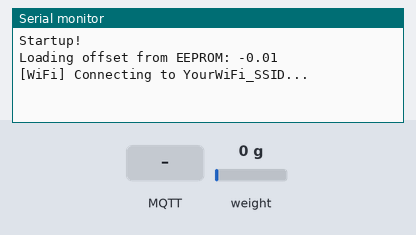
Simulated run of this sketch. Board: ESP8266 (NodeMCU). Parts: the last lines printed to the serial monitor. The test bench sets the inputs (shaded band); at power-on: weight on the scale 0 g. WiFi joins after 1.5 s; servers stay silent unless stated; EEPROM starts erased; no MQTT or app messages arrive unless stated.

Above: at 1.3 s.
1.4 s: weight on the scale set to 100 g
At 2.7 s:
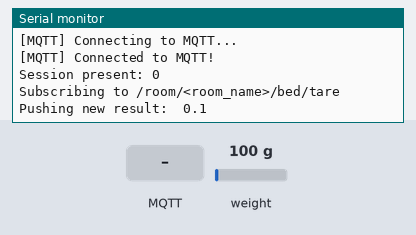
3.1 s: MQTT message "1" arrives on the first subscribed topic
At 3.7 s:
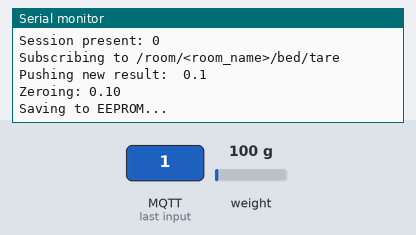
4.6 s: weight on the scale set to 1250 g
At 5.9 s:
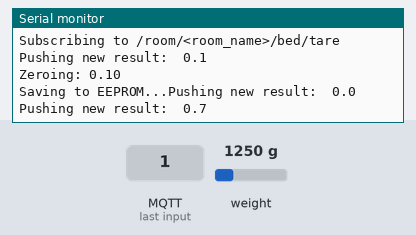
6.1 s: MQTT message "0" arrives on the first subscribed topic
At 7.2 s:
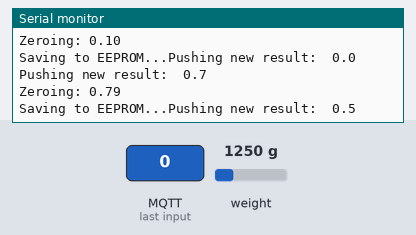
7.6 s: weight on the scale set to 100 g
At 9.8 s:
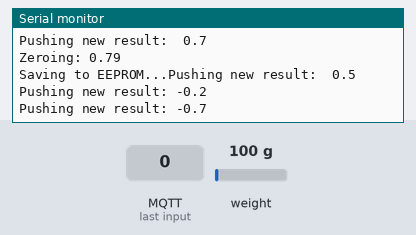

The sketch:

LoadCell.ino
```cpp
// Required Libarys:
// async-mqtt-client:  https://codeload.github.com/marvinroger/async-mqtt-client/zip/master
// ESPAsyncTCP:        https://codeload.github.com/me-no-dev/ESPAsyncTCP/zip/master
// HX711:              https://codeload.github.com/bogde/HX711/zip/master

#include <ESP8266WiFi.h>
#include <EEPROM.h>
#include <Ticker.h>
#include <AsyncMqttClient.h>
#include <HX711.h>
#include <ArduinoOTA.h>
#include "config.h"


HX711 scale(PIN_DOUT, PIN_CLK);

AsyncMqttClient mqttClient;
Ticker mqttReconnectTimer;

WiFiEventHandler wifiConnectHandler;
WiFiEventHandler wifiDisconnectHandler;
Ticker wifiReconnectTimer;

bool firstRun = true;
unsigned char samples;
int sum, average, offset;
char oldResult[10];

void eeWriteInt(int pos, int val) {
    byte* p = (byte*) &val;
    EEPROM.write(pos, *p);
    EEPROM.write(pos + 1, *(p + 1));
    EEPROM.write(pos + 2, *(p + 2));
    EEPROM.write(pos + 3, *(p + 3));
    EEPROM.commit();
}

int eeGetInt(int pos) {
  int val;
  byte* p = (byte*) &val;
  *p        = EEPROM.read(pos);
  *(p + 1)  = EEPROM.read(pos + 1);
  *(p + 2)  = EEPROM.read(pos + 2);
  *(p + 3)  = EEPROM.read(pos + 3);
  return val;
}


void connectToWifi() {
  Serial.printf("[WiFi] Connecting to %s...\n", WIFI_SSID);

  WiFi.hostname(WIFI_CLIENT_ID);
  WiFi.mode(WIFI_STA);
  if (WIFI_STATIC_IP != 0) {
    WiFi.config(WIFI_CLIENT_IP, WIFI_GATEWAY_IP, WIFI_SUBNET_IP, WIFI_DNS_IP);
  }

  delay(100);

  WiFi.begin(WIFI_SSID, WIFI_PASSWORD);
}

void onWifiConnect(const WiFiEventStationModeGotIP& event) {
  Serial.print("[WiFi] Connected, IP address: ");
  Serial.println(WiFi.localIP());
  wifiReconnectTimer.detach();
  connectToMqtt();
}

void onWifiDisconnect(const WiFiEventStationModeDisconnected& event) {
  Serial.println("[WiFi] Disconnected from Wi-Fi!");
  mqttReconnectTimer.detach(); // ensure we don't reconnect to MQTT while reconnecting to Wi-Fi
  wifiReconnectTimer.once(WIFI_RECONNECT_TIME, connectToWifi);
}

void connectToMqtt() {
  Serial.println("[MQTT] Connecting to MQTT...");
  mqttClient.connect();
}

void onMqttConnect(bool sessionPresent) {
  Serial.println("[MQTT] Connected to MQTT!");

  mqttReconnectTimer.detach();

  Serial.print("Session present: ");
  Serial.println(sessionPresent);
  uint16_t packetIdSub = mqttClient.subscribe(MQTT_TOPIC_TARE, MQTT_TOPIC_TARE_QoS);
  Serial.print("Subscribing to ");
  Serial.println(MQTT_TOPIC_TARE);
}

void onMqttDisconnect(AsyncMqttClientDisconnectReason reason) {
  Serial.println("[MQTT] Disconnected from MQTT!");

  if (WiFi.isConnected()) {
    Serial.println("[MQTT] Trying to reconnect...");
    mqttReconnectTimer.once(MQTT_RECONNECT_TIME, connectToMqtt);
  }
}

void onMqttMessage(char* topic, char* payload, AsyncMqttClientMessageProperties properties, size_t len, size_t index, size_t total) {
  if (!strcmp(topic, MQTT_TOPIC_TARE)) {
    Serial.print("Zeroing: ");
    Serial.println(average / (float) 100);
    offset = average;
    if (SAVE_TARE != 0) {
      Serial.print("Saving to EEPROM...");
      eeWriteInt(EEPROM_ADDRESS, offset);
    }
  }
}

void setup() {
  Serial.begin(9600);
  EEPROM.begin(512);
  Serial.println("Startup!");

  wifiConnectHandler = WiFi.onStationModeGotIP(onWifiConnect);
  wifiDisconnectHandler = WiFi.onStationModeDisconnected(onWifiDisconnect);

  mqttClient.onConnect(onMqttConnect);
  mqttClient.onDisconnect(onMqttDisconnect);
  mqttClient.onMessage(onMqttMessage);
  mqttClient.setServer(MQTT_HOST, MQTT_PORT);

  if (MQTT_USER != "") {
    mqttClient.setCredentials(MQTT_USER, MQTT_PASS);
  }

  if (SAVE_TARE == 1) {
    offset = eeGetInt(EEPROM_ADDRESS);

    Serial.print("Loading offset from EEPROM: ");
    Serial.println(offset / (float) 100);
  }

  scale.set_scale(CALIBRATION);

  if (OTA_PATCH == 1) {
    ArduinoOTA.onStart([]() {
      String type;
      if (ArduinoOTA.getCommand() == U_FLASH) {
        type = "sketch";
      } else { // U_SPIFFS
        type = "filesystem";
      }

      // NOTE: if updating SPIFFS this would be the place to unmount SPIFFS using SPIFFS.end()
      Serial.println("Start updating " + type);
    });
    ArduinoOTA.onEnd([]() {
      Serial.println("\nEnd");
    });
    ArduinoOTA.onProgress([](unsigned int progress, unsigned int total) {
      Serial.printf("Progress: %u%%\r", (progress / (total / 100)));
    });
    ArduinoOTA.onError([](ota_error_t error) {
      Serial.printf("Error[%u]: ", error);
      if (error == OTA_AUTH_ERROR) {
        Serial.println("Auth Failed");
      } else if (error == OTA_BEGIN_ERROR) {
        Serial.println("Begin Failed");
      } else if (error == OTA_CONNECT_ERROR) {
        Serial.println("Connect Failed");
      } else if (error == OTA_RECEIVE_ERROR) {
        Serial.println("Receive Failed");
      } else if (error == OTA_END_ERROR) {
        Serial.println("End Failed");
      }
    });

    ArduinoOTA.setHostname(WIFI_CLIENT_ID);
    ArduinoOTA.setPassword(OTA_PASS);


    ArduinoOTA.begin();
  }

  connectToWifi();
}

void loop() {
  if (WiFi.isConnected() && (OTA_PATCH != 0)) {
    ArduinoOTA.handle();
  }

  sum += scale.get_units() * 100;
  samples++;

  if (samples >= NUM_SAMPLES) {
    if (firstRun) {
      firstRun = false;
      if (SAVE_TARE == 0) {
        average = offset;
        return;
      }
    }

    char result[10];
    average = sum / samples;
    dtostrf(((average-offset) / (float) 100), 5, RESOLUTION, result);

    if (mqttClient.connected() && strcmp(result, oldResult)) {
      mqttClient.publish(MQTT_TOPIC_LOAD, MQTT_TOPIC_LOAD_QoS, true, result);
      Serial.print("Pushing new result:");
      Serial.println(result);
    }

    strncpy(oldResult, result, 10);
    samples = 0;
    sum = 0;
  }

  delay(SAMPLE_PERIOD);
}
```

config.h
```cpp
// Required Libarys:
// async-mqtt-client:  https://codeload.github.com/marvinroger/async-mqtt-client/zip/master
// ESPAsyncTCP:        https://codeload.github.com/me-no-dev/ESPAsyncTCP/zip/master
// HX711:              https://codeload.github.com/bogde/HX711/zip/master

// MQTT Broker Config
#define MQTT_HOST IPAddress(192, 168, 178, 5)
#define MQTT_PORT 1883
#define MQTT_USER "homeassistant"
#define MQTT_PASS "your_passwd"
#define MQTT_RECONNECT_TIME 2 // in seconds

// MQTT Client Config
#define MQTT_CLIENT_ID "/room/<room_name>/bed"
#define MQTT_TOPIC_LOAD MQTT_CLIENT_ID "/load"
#define MQTT_TOPIC_LOAD_QoS 0 // Keep 0 if you don't know what it is doing
#define MQTT_TOPIC_TARE MQTT_CLIENT_ID "/tare"
#define MQTT_TOPIC_TARE_QoS 0 // Keep 0 if you don't know what it is doing

// WiFi Config
#define WIFI_SSID "YourWiFi_SSID"
#define WIFI_PASSWORD "YourWiFi_PW"
#define WIFI_CLIENT_ID "BED-210"
#define WIFI_RECONNECT_TIME 2 // in seconds

// Wifi optional static ip (leave client ip empty to disable)
#define WIFI_STATIC_IP    0 // set to 1 to enable static ip
#define WIFI_CLIENT_IP    IPAddress(192, 168, 178, 210)
#define WIFI_GATEWAY_IP   IPAddress(192, 168, 178, 1)
#define WIFI_SUBNET_IP    IPAddress(255, 255, 255, 0)
#define WIFI_DNS_IP       IPAddress(192, 168, 178, 4)

#define OTA_PATCH 1 // Set to 0 if you don't want to update your code over-the-air
#define OTA_PASS "set_ota_password"

// HX711 Config
#define PIN_DOUT D3
#define PIN_CLK  D4

// Get Data:
#define CALIBRATION   -11000 // ADC bits to Kg conversion factor | modify this value if your reading are way off. Different cable length result in different values.
#define SAMPLE_PERIOD 100    // sample period in ms
#define NUM_SAMPLES   5      // number of samples - max 255 - published mqtt update every NUM_SAMPLES * SAMPLE_PERIOD = ms

// Send Data:
#define RESOLUTION    1      // number of characters after the decimal - 0, 1 or 2 is supported.

// Save the Tare to EEPROM.
// Set 0 to disable. It'll tare once the device has started.
// Set 1 to save the tare offset to EEPROM - it'll be saved while restarting/power off
#define SAVE_TARE      1
#define EEPROM_ADDRESS 0 // You can change this adress after a while to reduce the wear on the EEPROM
```

Measured:
- after the input at 1.4 s, the serial monitor: prints a new line after 0.72 s (image 1)
- after the input at 3.1 s, the serial monitor: prints a new line at once (image 2)
- after the input at 4.6 s, the serial monitor: prints a new line after 0.53 s (image 3)
- after the input at 6.1 s, the serial monitor: prints a new line at once (image 4)
- after the input at 7.6 s, the serial monitor: prints a new line after 0.54 s (image 5)
